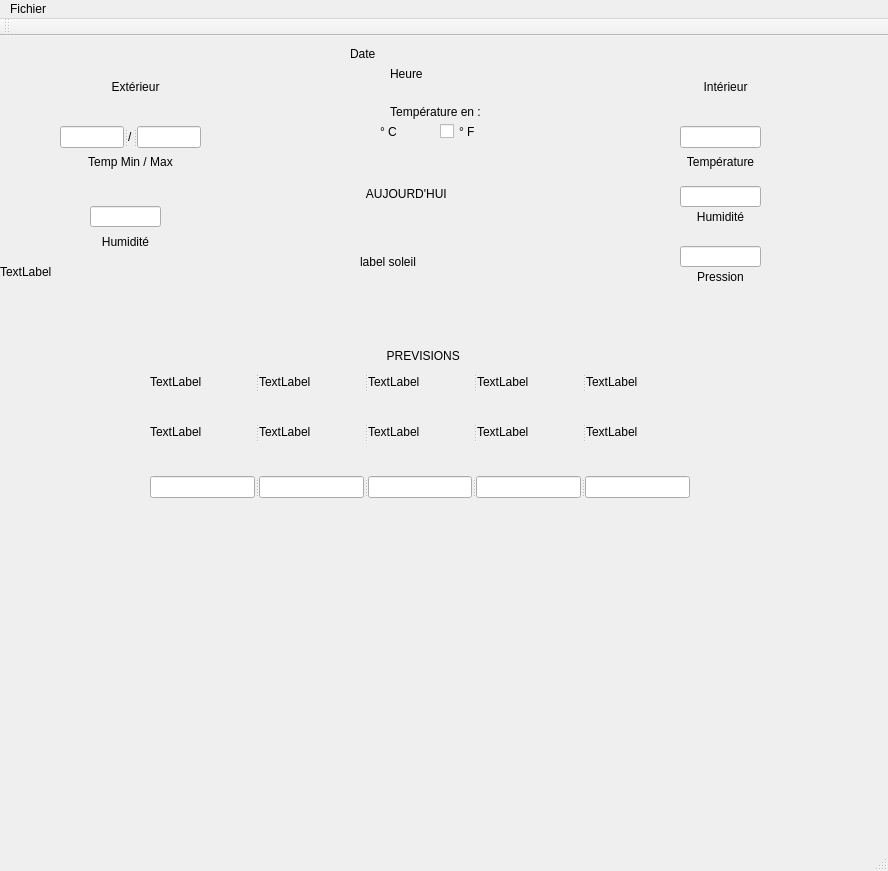
<?xml version="1.0" encoding="UTF-8"?>
<ui version="4.0">
 <class>MainWindow</class>
 <widget class="QMainWindow" name="MainWindow">
  <property name="geometry">
   <rect>
    <x>0</x>
    <y>0</y>
    <width>888</width>
    <height>871</height>
   </rect>
  </property>
  <property name="windowTitle">
   <string>MainWindow</string>
  </property>
  <widget class="QWidget" name="centralWidget">
   <widget class="QLabel" name="labelEXT">
    <property name="geometry">
     <rect>
      <x>50</x>
      <y>30</y>
      <width>171</width>
      <height>41</height>
     </rect>
    </property>
    <property name="text">
     <string>Extérieur</string>
    </property>
    <property name="alignment">
     <set>Qt::AlignCenter</set>
    </property>
   </widget>
   <widget class="QLabel" name="label_6">
    <property name="geometry">
     <rect>
      <x>670</x>
      <y>230</y>
      <width>101</width>
      <height>21</height>
     </rect>
    </property>
    <property name="text">
     <string>Pression</string>
    </property>
    <property name="alignment">
     <set>Qt::AlignCenter</set>
    </property>
   </widget>
   <widget class="QLabel" name="label_7">
    <property name="geometry">
     <rect>
      <x>660</x>
      <y>110</y>
      <width>121</width>
      <height>31</height>
     </rect>
    </property>
    <property name="text">
     <string>Température</string>
    </property>
    <property name="alignment">
     <set>Qt::AlignCenter</set>
    </property>
   </widget>
   <widget class="QLabel" name="label_8">
    <property name="geometry">
     <rect>
      <x>670</x>
      <y>170</y>
      <width>101</width>
      <height>21</height>
     </rect>
    </property>
    <property name="text">
     <string>Humidité</string>
    </property>
    <property name="alignment">
     <set>Qt::AlignCenter</set>
    </property>
   </widget>
   <widget class="QLabel" name="label_9">
    <property name="geometry">
     <rect>
      <x>80</x>
      <y>190</y>
      <width>91</width>
      <height>31</height>
     </rect>
    </property>
    <property name="text">
     <string>Humidité</string>
    </property>
    <property name="alignment">
     <set>Qt::AlignCenter</set>
    </property>
   </widget>
   <widget class="QLabel" name="label_10">
    <property name="geometry">
     <rect>
      <x>40</x>
      <y>110</y>
      <width>181</width>
      <height>31</height>
     </rect>
    </property>
    <property name="text">
     <string>Temp Min / Max</string>
    </property>
    <property name="alignment">
     <set>Qt::AlignCenter</set>
    </property>
   </widget>
   <widget class="QLineEdit" name="lineEditPression">
    <property name="geometry">
     <rect>
      <x>680</x>
      <y>210</y>
      <width>81</width>
      <height>21</height>
     </rect>
    </property>
   </widget>
   <widget class="QSplitter" name="splitter_8">
    <property name="geometry">
     <rect>
      <x>680</x>
      <y>90</y>
      <width>81</width>
      <height>22</height>
     </rect>
    </property>
    <property name="orientation">
     <enum>Qt::Horizontal</enum>
    </property>
    <widget class="QLineEdit" name="lineEditIntTemp"/>
   </widget>
   <widget class="QLineEdit" name="lineEditExtHumidity">
    <property name="geometry">
     <rect>
      <x>90</x>
      <y>170</y>
      <width>71</width>
      <height>21</height>
     </rect>
    </property>
   </widget>
   <widget class="QLineEdit" name="lineEditIntHumidity">
    <property name="geometry">
     <rect>
      <x>680</x>
      <y>150</y>
      <width>81</width>
      <height>21</height>
     </rect>
    </property>
   </widget>
   <widget class="QSplitter" name="splitter_7">
    <property name="geometry">
     <rect>
      <x>60</x>
      <y>90</y>
      <width>141</width>
      <height>22</height>
     </rect>
    </property>
    <property name="orientation">
     <enum>Qt::Horizontal</enum>
    </property>
    <widget class="QLineEdit" name="lineEditExtMin"/>
    <widget class="QLabel" name="label_3">
     <property name="text">
      <string>/</string>
     </property>
    </widget>
    <widget class="QLineEdit" name="lineEditExtMax"/>
   </widget>
   <widget class="QSplitter" name="splitter_9">
    <property name="geometry">
     <rect>
      <x>330</x>
      <y>130</y>
      <width>159</width>
      <height>24</height>
     </rect>
    </property>
    <property name="orientation">
     <enum>Qt::Horizontal</enum>
    </property>
   </widget>
   <widget class="QLabel" name="labelFormat">
    <property name="geometry">
     <rect>
      <x>380</x>
      <y>80</y>
      <width>41</width>
      <height>31</height>
     </rect>
    </property>
    <property name="text">
     <string>° C</string>
    </property>
   </widget>
   <widget class="QCheckBox" name="checkBoxF">
    <property name="geometry">
     <rect>
      <x>440</x>
      <y>80</y>
      <width>41</width>
      <height>31</height>
     </rect>
    </property>
    <property name="text">
     <string>° F</string>
    </property>
   </widget>
   <widget class="QLabel" name="labelActuel">
    <property name="geometry">
     <rect>
      <x>320</x>
      <y>150</y>
      <width>171</width>
      <height>16</height>
     </rect>
    </property>
    <property name="text">
     <string>              AUJOURD'HUI</string>
    </property>
   </widget>
   <widget class="QLabel" name="soleil">
    <property name="geometry">
     <rect>
      <x>360</x>
      <y>170</y>
      <width>131</width>
      <height>111</height>
     </rect>
    </property>
    <property name="text">
     <string>label soleil</string>
    </property>
    <property name="scaledContents">
     <bool>false</bool>
    </property>
   </widget>
   <widget class="QSplitter" name="splitter_2">
    <property name="geometry">
     <rect>
      <x>150</x>
      <y>440</y>
      <width>540</width>
      <height>22</height>
     </rect>
    </property>
    <property name="orientation">
     <enum>Qt::Horizontal</enum>
    </property>
    <widget class="QLineEdit" name="lineEditPrev1Temp"/>
    <widget class="QLineEdit" name="lineEditPrev2Temp"/>
    <widget class="QLineEdit" name="lineEditPrev3Temp"/>
    <widget class="QLineEdit" name="lineEditPrev4Temp"/>
    <widget class="QLineEdit" name="lineEditPrev5Temp"/>
   </widget>
   <widget class="QSplitter" name="splitter_3">
    <property name="geometry">
     <rect>
      <x>150</x>
      <y>360</y>
      <width>541</width>
      <height>71</height>
     </rect>
    </property>
    <property name="orientation">
     <enum>Qt::Horizontal</enum>
    </property>
    <widget class="QLabel" name="pict1">
     <property name="text">
      <string>TextLabel</string>
     </property>
    </widget>
    <widget class="QLabel" name="pict2">
     <property name="text">
      <string>TextLabel</string>
     </property>
    </widget>
    <widget class="QLabel" name="pict3">
     <property name="text">
      <string>TextLabel</string>
     </property>
    </widget>
    <widget class="QLabel" name="pict4">
     <property name="text">
      <string>TextLabel</string>
     </property>
    </widget>
    <widget class="QLabel" name="pict5">
     <property name="text">
      <string>TextLabel</string>
     </property>
    </widget>
   </widget>
   <widget class="QLabel" name="labelPrevision">
    <property name="geometry">
     <rect>
      <x>340</x>
      <y>310</y>
      <width>171</width>
      <height>20</height>
     </rect>
    </property>
    <property name="text">
     <string>              PREVISIONS</string>
    </property>
   </widget>
   <widget class="QLabel" name="Date_Time">
    <property name="geometry">
     <rect>
      <x>350</x>
      <y>10</y>
      <width>191</width>
      <height>16</height>
     </rect>
    </property>
    <property name="text">
     <string>Date</string>
    </property>
   </widget>
   <widget class="QLabel" name="Digital_clock">
    <property name="geometry">
     <rect>
      <x>390</x>
      <y>30</y>
      <width>121</width>
      <height>16</height>
     </rect>
    </property>
    <property name="text">
     <string>Heure</string>
    </property>
   </widget>
   <widget class="QLabel" name="labelINT">
    <property name="geometry">
     <rect>
      <x>640</x>
      <y>30</y>
      <width>171</width>
      <height>41</height>
     </rect>
    </property>
    <property name="text">
     <string>Intérieur</string>
    </property>
    <property name="alignment">
     <set>Qt::AlignCenter</set>
    </property>
   </widget>
   <widget class="QSplitter" name="splitter">
    <property name="geometry">
     <rect>
      <x>150</x>
      <y>330</y>
      <width>541</width>
      <height>31</height>
     </rect>
    </property>
    <property name="orientation">
     <enum>Qt::Horizontal</enum>
    </property>
    <widget class="QLabel" name="lineEditPrev1Date">
     <property name="text">
      <string>TextLabel</string>
     </property>
    </widget>
    <widget class="QLabel" name="lineEditPrev2Date">
     <property name="text">
      <string>TextLabel</string>
     </property>
    </widget>
    <widget class="QLabel" name="lineEditPrev3Date">
     <property name="text">
      <string>TextLabel</string>
     </property>
    </widget>
    <widget class="QLabel" name="lineEditPrev4Date">
     <property name="text">
      <string>TextLabel</string>
     </property>
    </widget>
    <widget class="QLabel" name="lineEditPrev5Date">
     <property name="text">
      <string>TextLabel</string>
     </property>
    </widget>
   </widget>
   <widget class="QWidget" name="gridLayoutWidget">
    <property name="geometry">
     <rect>
      <x>-10</x>
      <y>460</y>
      <width>881</width>
      <height>211</height>
     </rect>
    </property>
    <layout class="QGridLayout" name="gridLayout"/>
   </widget>
   <widget class="QLabel" name="fond">
    <property name="geometry">
     <rect>
      <x>0</x>
      <y>0</y>
      <width>891</width>
      <height>471</height>
     </rect>
    </property>
    <property name="text">
     <string>TextLabel</string>
    </property>
   </widget>
   <widget class="QLabel" name="labelFormat_2">
    <property name="geometry">
     <rect>
      <x>350</x>
      <y>60</y>
      <width>171</width>
      <height>31</height>
     </rect>
    </property>
    <property name="text">
     <string>Température en :</string>
    </property>
    <property name="alignment">
     <set>Qt::AlignCenter</set>
    </property>
   </widget>
   <zorder>fond</zorder>
   <zorder>labelEXT</zorder>
   <zorder>label_6</zorder>
   <zorder>label_7</zorder>
   <zorder>label_8</zorder>
   <zorder>label_9</zorder>
   <zorder>label_10</zorder>
   <zorder>lineEditPression</zorder>
   <zorder>splitter_8</zorder>
   <zorder>lineEditExtHumidity</zorder>
   <zorder>lineEditIntHumidity</zorder>
   <zorder>splitter_7</zorder>
   <zorder>splitter_9</zorder>
   <zorder>labelFormat</zorder>
   <zorder>checkBoxF</zorder>
   <zorder>labelActuel</zorder>
   <zorder>soleil</zorder>
   <zorder>splitter_2</zorder>
   <zorder>splitter_3</zorder>
   <zorder>labelPrevision</zorder>
   <zorder>Date_Time</zorder>
   <zorder>Digital_clock</zorder>
   <zorder>labelINT</zorder>
   <zorder>splitter</zorder>
   <zorder>gridLayoutWidget</zorder>
   <zorder>labelFormat_2</zorder>
   <zorder>horizontalSpacer</zorder>
  </widget>
  <widget class="QMenuBar" name="menuBar">
   <property name="geometry">
    <rect>
     <x>0</x>
     <y>0</y>
     <width>888</width>
     <height>20</height>
    </rect>
   </property>
   <widget class="QMenu" name="menuFichier">
    <property name="title">
     <string>Fichier</string>
    </property>
    <addaction name="actionQuitter"/>
   </widget>
   <addaction name="menuFichier"/>
  </widget>
  <widget class="QToolBar" name="mainToolBar">
   <attribute name="toolBarArea">
    <enum>TopToolBarArea</enum>
   </attribute>
   <attribute name="toolBarBreak">
    <bool>false</bool>
   </attribute>
  </widget>
  <widget class="QStatusBar" name="statusBar"/>
  <action name="actionQuitter">
   <property name="text">
    <string>Quitter</string>
   </property>
   <property name="shortcut">
    <string>Ctrl+X</string>
   </property>
  </action>
 </widget>
 <layoutdefault spacing="6" margin="11"/>
 <resources/>
 <connections/>
</ui>
